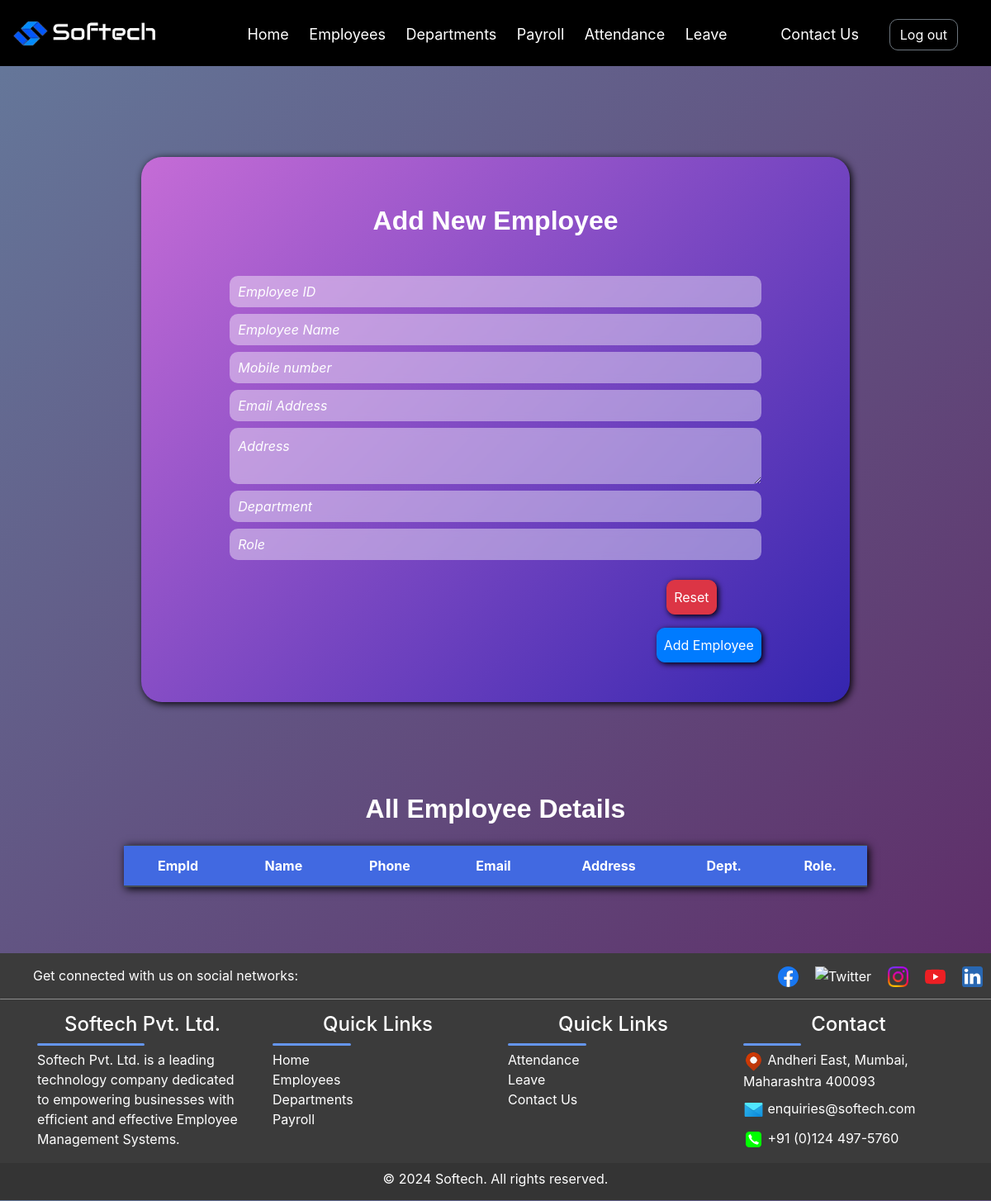
The page /employee on the database as committed earlier.
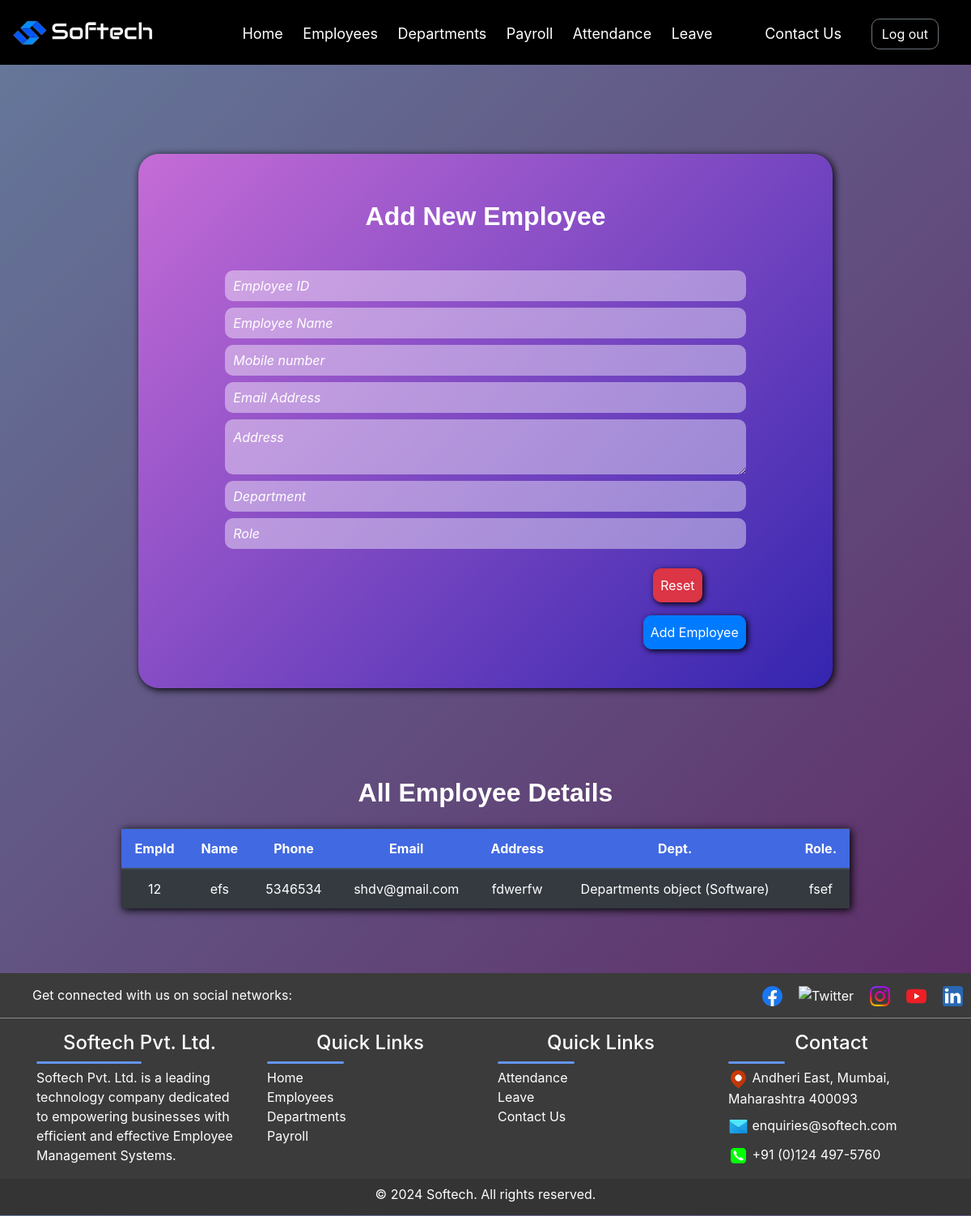
The same page on the database as committed later.
### app/models.py (models this page shows)
class Employees(models.Model):
      emp_id = models.CharField(max_length=10, primary_key=True)
      emp_name = models.CharField(max_length=100)
      mobile_number = models.CharField(max_length=15)
      email = models.EmailField()
      address = models.TextField()
      department_name = models.ForeignKey(Departments, on_delete=models.CASCADE)
      role = models.CharField(max_length=100)

class Departments(models.Model):
      department_name = models.CharField(max_length=100, primary_key=True)
      department_status = models.CharField(max_length=100)

### app/views.py (the view, shortened to what this page needs)
# urls.py: path('employee', views.employee_page,name="employee"),
def employee_page(request):
    employees=Employees.objects.all()
    form=EmployeesForm()
    context = {'form':form,'employee':employees}
    return render(request, 'app/employees.html', context)

### app/templates/app/employees.html (shortened to what this page needs)
{% extends "base_template/base.html" %}
{% load static %}
{% block content %}
         <form method="POST" class="bg-body py-5 text-center" id="formbackground">
            <h2 class="fs-3 fw-bold text-decoration-underline mb-5">Add New Employee</h2>
            <input type="text" id="Eid" placeholder="Employee ID" class="form-control mb-2 w-75 mx-auto" >
            <input type="text" id="Ename" placeholder="Employee Name" class="form-control mb-2 w-75 mx-auto">
            <input type="number" id="Emobile" placeholder="Mobile number" class="form-control mb-2 w-75 mx-auto">
            <input type="text" id="Eemail" placeholder="Email Address" class="form-control mb-2 w-75 mx-auto">
            <textarea type="text"  id="Eadd"  placeholder="Address" class="form-control mb-2 w-75 mx-auto"></textarea>
            <input type="text" id="department" placeholder="Department" class="form-control mb-2 w-75 mx-auto">
            <input type="text" id="role" placeholder="Role" class="form-control mb-2 w-75 mx-auto">
            <div class="buttons w-75 mx-auto">
               <div class="row g-0">
                  <div class="col-6 text-start">
                  </div>
                  <div class="col-6 text-end">
                     <button class="btn btn-danger mt-3 me-2 p-2" id="resetBtn" style="margin-left: 45%;">Reset</button>
                     <button class="btn btn-primary mt-3 p-2" id="addBtn" style="float: right;">Add Employee</button>
                  </div>
               </div>
            </div>
         </form>
         <div class="w-auto mx-auto">
            <h2 class="fs-3 fw-bold text-decoration-underline mb-2 mt-5">All Employee Details</h2>
            <table class="table table-dark table-hover mt-4 mb-5 text-center w-75">
               <thead class="fw-bold">
                  <th>EmpId</th>
                  <th>Name</th>
                  <th>Phone</th>
                  <th>Email</th>
                  <th>Address</th>
                  <th>Dept.</th>
                  <th>Role.</th>
               </thead>
               <tbody id="myTable">
                  {% for e in employee  %}
                  <tr>
                     <td>{{e.emp_id}}</td>
                     <td>{{e.emp_name}}</td>
                     <td>{{e.mobile_number}}</td>
                     <td>{{e.email}}</td>
                     <td>{{e.address}}</td>
                     <td>{{e.department_name}}</td>
                     <td>{{e.role}}</td>
                  </tr>
                  {% endfor %}
               </tbody>
            </table>
         </div>
      {% endblock content %}

Rows that differ between the two databases and show on the page:
added Employees: emp_id "12", emp_name "efs", mobile_number "5346534", email "shdv@gmail.com", address "fdwerfw", department_name "Departments object (Software)", role "fsef"
